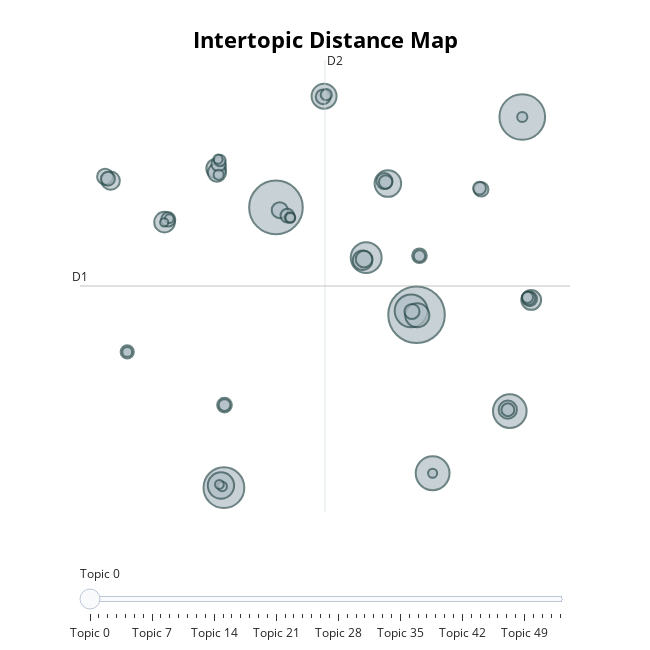

Notebook source saved alongside this figure:
### Code cell
topicModel.visualize_topics()
